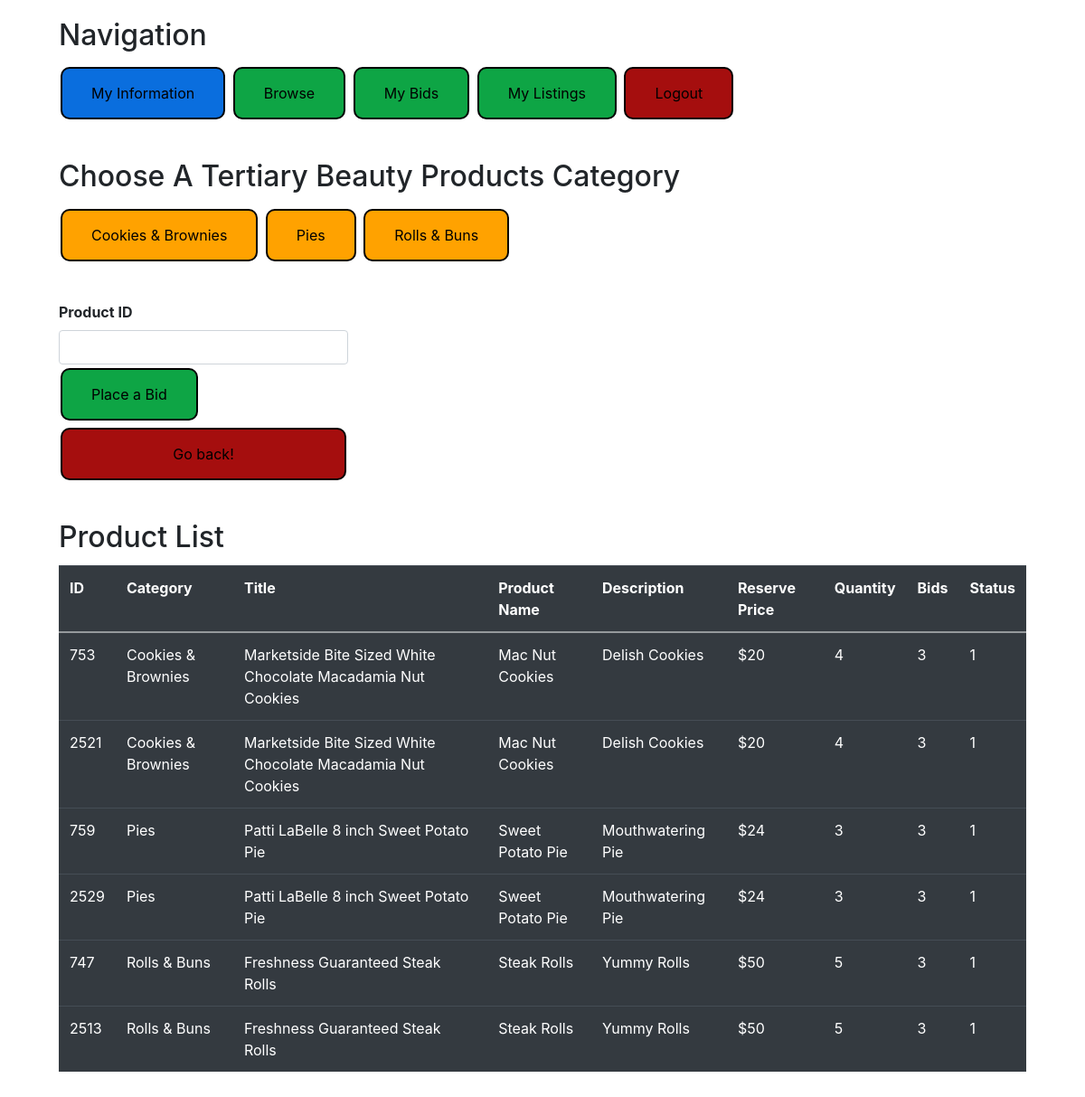
The page /bakery on the database its author committed.
### tables this page shows
CREATE TABLE Auction_Listings_new
(
    Seller_Email        TEXT,
    Listing_ID          INTEGER,
    Category            TEXT,
    Auction_Title       TEXT,
    Product_Name        TEXT,
    Product_Description TEXT,
    Quantity            INTEGER,
    Reserve_Price       TEXT,
    Max_bids            INTEGER,
    Status              INTEGER
);

### lionauction.py (the view)
@app.route('/bakery', methods=['POST', 'GET'])
def bakery():
    connection = sql.connect('user.sqlite')
    cursor = connection.execute('SELECT * FROM Auction_Listings_new '
                                'WHERE Category = ? OR Category = ? OR Category = ? AND Status == 1 ORDER BY Reserve_Price ASC;',
                                ("Cookies & Brownies", "Pies", "Rolls & Buns"))
    result = cursor.fetchall()
    return render_template('bakery.html', result=result)

### templates/bakery.html (shortened to what this page needs)
<!DOCTYPE html>
<html lang="en" dir="ltr">
<head>
    <link rel="stylesheet" href="https://stackpath.bootstrapcdn.com/bootstrap/4.4.1/css/bootstrap.min.css"
>
</head>
<body>
<div class="container-sm">
    <div class="card-body">
        <h2 class="card-title">Navigation</h2>
        <a class="button button2" href="/myinformation" role="button">My Information</a>
        <a class="button button4" href="/browse" role="button">Browse</a>
        <a class="button button4" href="/my_bids" role="button">My Bids</a>
        <a class="button button4" href="/my_listings" role="button">My Listings</a>
        <a class="button button3" href="/" role="button">Logout</a>
    </div>
</div>
    <div class="container-sm">
        <div class="card-body">
            <h2 class="card-title">Choose A Tertiary Beauty Products Category</h2>
            <form id = 'formset' action="/filter_output" method="POST">
                <button class="button button5" type="submit" role="button" name="category" value = "Cookies & Brownies">Cookies & Brownies</button>
                <button class="button button5" type="submit" role="button" name="category" value = "Pies">Pies</button>
                <button class="button button5" type="submit" role="button" name="category" value = "Rolls & Buns">Rolls & Buns</button>
            </form>
        </div>
<div class="card-body" style = "display: inline-block;">
            <label for="ProductID"><b>Product ID</b></label>
            <form id = 'formset' action="/place_bid" method="POST">
                <input type="text" name="id" required class="form-control">
                <button class="button button4" type="submit" role="button" name="bid" value = "bid">Place a Bid</button>
            </form>
            <input class="button button3" value="Go back!" onclick="history.back()">
        </div>
</div>
<div class="container-sm">
    <div class="card-body">
        <h2 class="card-title">Product List</h2>
        <table class="table table-dark clickable-row">
            <tr>
                <th scope="col"> ID</th>
                <th scope="col"> Category</th>
                <th scope="col"> Title</th>
                <th scope="col"> Product Name</th>
                <th scope="col"> Description</th>
                <th scope="col"> Reserve Price</th>
                <th scope="col"> Quantity</th>
                <th scope="col"> Bids</th>
                <th scope="col"> Status</th>
            </tr>
            <tbody>
            {% for email, id, category, title, product_name, description, quantity, price, bids, status in result %}
                <tr>
                    <td> {{ id }} </td>
                    <td> {{ category }} </td>
                    <td> {{ title }} </td>
                    <td> {{ product_name }} </td>
                    <td> {{ description }} </td>
                    <td> {{ price }} </td>
                    <td> {{ quantity }} </td>
                    <td> {{ bids }} </td>
                    <td> {{ status }} </td>
                </tr>
            {% endfor %}
            </tbody>
        </table>
    </div>
</div>
</body>
</html>

### templates/bakery.html (style rules this page uses)
.button { background-color: #4CAF50; border: 2px solid black; color: black; padding: 15px 32px; text-align: center; text-decoration: none; display: inline-block; font-size: 16px; margin: 4px 2px; cursor: pointer; border-radius: 10px; }
.button2 { background-color: #0A6EDE; }
.button3 { background-color: #A50E0E; }
.button4 { background-color: #0EA545; }
.button5 { background-color: #FFA200; }

### rows shown on the page
Auction_Listings_new: Listing_ID "753", Category "Cookies & Brownies", Auction_Title "Marketside Bite Sized White Chocolate Macadamia Nut Cookies", Product_Name "Mac Nut Cookies", Product_Description "Delish Cookies", Reserve_Price "$20", Quantity "4", Max_bids "3", Status "1"
Auction_Listings_new: Listing_ID "2521", Category "Cookies & Brownies", Auction_Title "Marketside Bite Sized White Chocolate Macadamia Nut Cookies", Product_Name "Mac Nut Cookies", Product_Description "Delish Cookies", Reserve_Price "$20", Quantity "4", Max_bids "3", Status "1"
Auction_Listings_new: Listing_ID "759", Category "Pies", Auction_Title "Patti LaBelle 8 inch Sweet Potato Pie", Product_Name "Sweet Potato Pie", Product_Description "Mouthwatering Pie", Reserve_Price "$24", Quantity "3", Max_bids "3", Status "1"
Auction_Listings_new: Listing_ID "2529", Category "Pies", Auction_Title "Patti LaBelle 8 inch Sweet Potato Pie", Product_Name "Sweet Potato Pie", Product_Description "Mouthwatering Pie", Reserve_Price "$24", Quantity "3", Max_bids "3", Status "1"
Auction_Listings_new: Listing_ID "747", Category "Rolls & Buns", Auction_Title "Freshness Guaranteed Steak Rolls", Product_Name "Steak Rolls", Product_Description "Yummy Rolls", Reserve_Price "$50", Quantity "5", Max_bids "3", Status "1"
Auction_Listings_new: Listing_ID "2513", Category "Rolls & Buns", Auction_Title "Freshness Guaranteed Steak Rolls", Product_Name "Steak Rolls", Product_Description "Yummy Rolls", Reserve_Price "$50", Quantity "5", Max_bids "3", Status "1"
